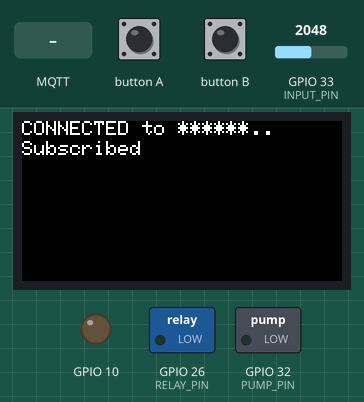
This program was run on a simulated ESP32. On the bench: 160×80 colour display, switched loads named in the program (green lamp = pin HIGH), output pins drawn as LEDs (lit = HIGH). Inputs (shaded band) come from the test bench; at power-on: GPIO 33 (INPUT_PIN) = 2048. WiFi joins after 1.5 s; servers stay silent unless stated; the local clock reads 2024-03-15 10:24:30 at power-on unless the program sets it; EEPROM starts erased; no MQTT or app messages arrive unless stated; what the program prints to the serial monitor is not drawn.

Above: at 15.3 s.
At 16.6 s:
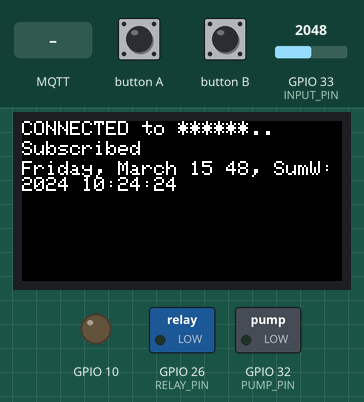
16.7 s: MQTT message "1" arrives on the first subscribed topic
At 19.2 s:
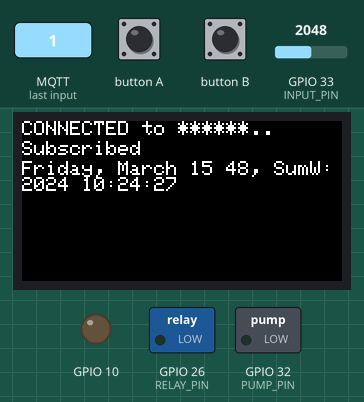
19.7 s: button B pressed for 1 s
Timing chart, 0 to 22.7 s (numbered marks = the images above; inputs shaded):
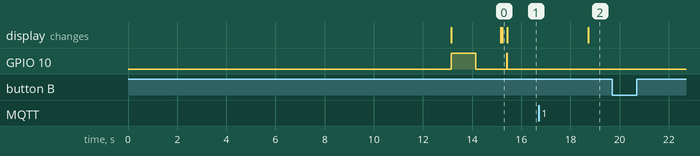

The program:

main.cpp
```cpp
// (licence header left out)
#include <Arduino.h>

#include <EEPROM.h>
#include <M5StickC.h>
#include <WiFi.h>

//#include <NTPClient.hrd>
//#include <TZ.h>
//#include <FS.h>

#include "time.h"

#include <ArduinoMqttClient.h>
#include <ArduinoJson.h>
//Auto water/ day
int addr = 0;  // EEPROM Start number of an ADDRESS.  EEPROM
#define SIZE 32  // define the size of EEPROM(Byte).
//
// Set the name and password of the wifi to be connected.
#ifndef SECRET_SSID
#include "arduino_secrets.h"
#endif

const int WATER_TIME = 5U; // in sec.
const int RELAY_MTIME = 1000U; // in msec.
const long AUTO_WATER = 12UL * 3600UL * 1000UL; // Water cycle in ms

const char *ssid = SECRET_SSID;
const char *password = SECRET_PASS;

const char* mqtt_broker  = "test.mosquitto.org";
const int mqtt_port = 1883;
const int msgPeriod = 30 * 1000U;
const int wifiPeriod = 360 * 1000U;

#define INPUT_PIN 33 //  SCL
#define PUMP_PIN  32 //  SDA
#define RELAY_PIN 26
#define RELAY2_PIN 0

#define NH2O_E_ADD    0x0
#define SUMH2O_E_ADD  0x4
#define CNTH2O_E_ADD  0x8
#define REBOOTS_E_ADD 0xC

#define WIFI_LINE    00
#define MQTT_LINE    10
#define MSG_LINE     20
#define TIME_LINE    30
//
WiFiClient espClient;
MqttClient mqttClient(espClient);

const char willTopic[] = "ipfn/m5stick/will";
const char inTopic[]   = "ipfn/m5stick/in";
const char outTopic[]  = "ipfn/m5stick/out";

const char* ntpServer = "ntp1.tecnico.ulisboa.pt";  // Set the connect NTP server.
const long gmtOffset_sec     = 0;
const int daylightOffset_sec = 0; // 3600;

#define MSG_BUFFER_SIZE 50
char msg[MSG_BUFFER_SIZE];

#define WIFI_RETRY 30
bool wifiOK = false;
bool ntpOK = false;

bool led_blink = false;
bool led_state = false;

int rawADC;
unsigned int sumWater;

unsigned long stopPump = 0, stopRelay = 0;
unsigned long nextMsg = 0;
unsigned long nextWifiCheck, nextWater;

int setupMqtt();
unsigned long read_long_eeprom(unsigned int addr);
void write_long_eeprom(unsigned int addr, unsigned long val);

void printLocalTime() {  // Output current time.
    struct tm timeinfo;
    M5.Lcd.setCursor(0, MSG_LINE);
    if (!getLocalTime(&timeinfo)) {  // Return 1 when the time is successfully
//Auto water/ day
        // obtained.
        M5.Lcd.println("Failed to obtain time");
        return;
    }
    M5.Lcd.println(&timeinfo,
            "%A, %B %d \n%Y %H:%M:%S");  // Screen prints date and time.
    Serial.println(&timeinfo,
            "%A, %B %d %Y %H:%M:%S");  //prints date and time.
    //strftime(msg, MSG_BUFFER_SIZE, "%A %B %d %Y %H:%M:%S", &timeinfo);
    // ISO 8601 UTC
    strftime(msg, MSG_BUFFER_SIZE, "%Y-%m-%dT%H:%M:%SZ", &timeinfo);

}
void reconnectWifi() {
    if (WiFi.status() == WL_CONNECTED)
        if (mqttClient.connected() == 1)
            return;
        else {
            mqttClient.unsubscribe(inTopic);
            Serial.print("No mqttClient, ");
        }
    {
        Serial.print(" No link. Wifi "); Serial.print(WiFi.status());
    }
    Serial.print(" MQTT "); Serial.println(mqttClient.connected());
    mqttClient.unsubscribe(inTopic);
    mqttClient.flush();
    mqttClient.stop();
    delay(3000);

    read_long_eeprom(SUMH2O_E_ADD);
    // We start by connecting to a WiFi network
    Serial.println();
    Serial.print("Connecting to ");
    Serial.println(ssid);
    M5.Lcd.setCursor(0, WIFI_LINE);
    M5.Lcd.printf("Connecting to %s.", ssid);

    WiFi.mode(WIFI_STA);
    WiFi.disconnect();
    wifiOK = false;

    WiFi.begin(ssid, password);
    led_state = false;
    led_blink = false;

    for (int i = 0; i < WIFI_RETRY; i++){
        if (WiFi.status() != WL_CONNECTED) {
            Serial.print(".");
            led_state = not led_state;
            digitalWrite(M5_LED, led_state);
            delay(1000);
            // continue;
        }
        else {
            led_blink = true;

            Serial.println("");
            Serial.println("WiFi connected");
            Serial.println("IP address: ");
            Serial.println(WiFi.localIP());
            M5.Lcd.setCursor(0, WIFI_LINE);
            M5.Lcd.printf("CONNECTED to %s.", ssid);
            if(setupMqtt() == 0) {
                wifiOK = true;
                //wifiRetries = 0;
                break;
            }
            else {
                //WiFi.disconnect();
                delay(2000);
            }
                //
        }
    }
    //randomSeed(micros());

}

void write_long_eeprom(unsigned int addr, unsigned long val) {
    unsigned int uval;
    for (int i = 0; i < 4; i++) {
        uval = (unsigned int) ( 0xFF & val);
        EEPROM.write(addr + i, uval);
        val /= 256;
    }
}
unsigned long read_long_eeprom(unsigned int addr) {
    unsigned int uval;
    unsigned long val = 0;
    for (int i = 3; i >= 0; i--) {
        val = val << 4;
        uval = EEPROM.read(addr + i);
        Serial.println(uval,HEX);
        val |= (uval & 0xFF);
    }
    return val;
}
void onMqttMessage(int messageSize) {
    StaticJsonDocument<256> doc;
    // we received a message, print out the topic and contents
    Serial.print("Received a message with topic '");
    Serial.print(mqttClient.messageTopic());
    Serial.print("', duplicate = ");
    Serial.print(mqttClient.messageDup() ? "true" : "false");
    Serial.print(", QoS = ");
    Serial.print(mqttClient.messageQoS());
    Serial.print(", retained = ");
    Serial.print(mqttClient.messageRetain() ? "true" : "false");
    Serial.print("', length ");
    Serial.print(messageSize);
//    nextWater = read_long_eeprom(NH2O_E_ADD);
    Serial.println(" bytes:");

    /* use the Stream interface to print the contents
    //
    while (mqttClient.available()) {
    Serial.print((char)mqttClient.read());
    }
    */
    deserializeJson(doc, mqttClient);

    Serial.print(", Pump: ");
    int pump = doc["pump"];
    unsigned long now = millis();
    if (pump == 1){
        nextWater = now + 3000UL;
    }
    Serial.print(pump);
    Serial.println();

    int save = doc["save"];

    if (save == 1) {
        read_long_eeprom(SUMH2O_E_ADD);
        read_long_eeprom(NH2O_E_ADD);
        write_long_eeprom(SUMH2O_E_ADD, sumWater);
        write_long_eeprom(NH2O_E_ADD, nextWater);
        Serial.print("\"save\":");
        Serial.println(save);
    }

    int clear = doc["clear"];
    if (clear == 1) {
        Serial.println("Clear");
        read_long_eeprom(SUMH2O_E_ADD);
        write_long_eeprom(SUMH2O_E_ADD, 11);
        sumWater = read_long_eeprom(SUMH2O_E_ADD);
        Serial.print("\"clear\":");
        Serial.println(sumWater);
    }

    nextMsg = now + 1000UL;
}
int setupMqtt() {
    String willPayload = "oh no!";
    bool willRetain = true;
    int willQos = 1;

    mqttClient.beginWill(willTopic, willPayload.length(), willRetain, willQos);
    mqttClient.print(willPayload);
    mqttClient.endWill();
    M5.Lcd.setCursor(0, MQTT_LINE);
    if (!mqttClient.connect(mqtt_broker, mqtt_port)) {
        Serial.print("MQTT connection failed! Error code = ");
        Serial.println(mqttClient.connectError());
        M5.Lcd.printf("MQTT not connected");
        return -1;
        //while (1);
    }

    Serial.println("You're connected to the MQTT broker!");

    // set the message receive callback
    mqttClient.onMessage(onMqttMessage);

    Serial.print("Subscribing to topic: ");
    Serial.println(inTopic);
    Serial.println();

    // subscribe to a topic
    // the second parameter sets the QoS of the subscription,
    // the library supports subscribing at QoS 0, 1, or 2
    // QoS 1  guarantees that the message will be transferred successfully to the broker.
    int subscribeQos = 1;

    int rc=0;
    mqttClient.unsubscribe(inTopic);
    mqttClient.subscribe(inTopic, subscribeQos);
    M5.Lcd.setCursor(0, MQTT_LINE);
    M5.Lcd.printf("Subscribed       ");
    Serial.print(inTopic);
    Serial.println(" ...Subscribed");
    /*
    for (int i = 0; i < WIFI_RETRY; i++){
        rc = mqttClient.subscribe(inTopic, subscribeQos);
        M5.Lcd.setCursor(0, MQTT_LINE);
        if(rc==0) {
            M5.Lcd.printf("Subscribed");
            Serial.print(inTopic);
            Serial.println(" ...Subscribed");
            break;
        }
        else {
            mqttClient.unsubscribe(inTopic);
            M5.Lcd.printf("Not Subscribed");

            Serial.println("...Not Subscribed");
            delay(1000);
        }
    }
*/
    return rc;


    // topics can be unsubscribed using:
    // mqttClient.unsubscribe(inTopic);

}
void setup() {
    pinMode(RELAY_PIN, OUTPUT);
    digitalWrite(RELAY_PIN, LOW);
//    pinMode(RELAY2_PIN, OUTPUT);
//    digitalWrite(RELAY2_PIN, HIGH);
    M5.begin();             // Init M5Stick.
    M5.Axp.EnableCoulombcounter();  // Enable Coulomb counter.
    pinMode(INPUT_PIN, INPUT);
    pinMode(PUMP_PIN, OUTPUT);
    digitalWrite(PUMP_PIN, LOW);
    pinMode(M5_LED, OUTPUT);
    M5.Lcd.setRotation(3);  // Rotate the screen.
    Serial.begin(115200);
    //delay(2000);
    //while(!Serial);
    Serial.println("\nHello!");

    if (!EEPROM.begin(SIZE)) {  // Request storage of SIZE size(success return
        delay(1000000);
        Serial.println("\nFailed to initialise EEPROM!");
        //     delay(1000000);
    }
    delay(5000);
    Serial.println("\nHello!");
    /*
    //Serial.println("\n\nPress BtnA to Write EEPROM");
    //write_long_eeprom(NH2O_E_ADD, 0UL);
    EEPROM.write(NH2O_E_ADD, 0);
    EEPROM.write(NH2O_E_ADD + 1, 0);
    EEPROM.write(NH2O_E_ADD + 2, 0);
    EEPROM.write(NH2O_E_ADD + 3, 0);
    */
    delay(5000);
    sumWater = read_long_eeprom(SUMH2O_E_ADD);
    //nextWater = read_long_eeprom(NH2O_E_ADD);
    //sumWater = 0;
    //reboo = read_long_eeprom(REBOOTS_E_ADD);

    reconnectWifi();

    nextWifiCheck = millis() + 3600000UL;

    configTime(gmtOffset_sec, daylightOffset_sec,
            ntpServer, "pool.ntp.org", "time.nist.gov");  // init and get the time .
    ntpOK = true;
    struct tm ntpTime;
    RTC_TimeTypeDef RTC_TimeStruct;
    M5.Rtc.GetTime(&RTC_TimeStruct);  // Gets the time in the real-time clock.
    snprintf(msg, MSG_BUFFER_SIZE, "RTC Time H:%02d M:%02d S: %02d\n", RTC_TimeStruct.Hours,
            RTC_TimeStruct.Minutes, RTC_TimeStruct.Seconds);
    Serial.println(msg);

    RTC_DateTypeDef RTC_DateStruct;
    if (getLocalTime(&ntpTime)) {  // Return 1 when the time is successfully
        // obtained.
        ntpOK = true;

        RTC_TimeStruct.Hours   = ntpTime.tm_hour;  // Set the time.  设置时间
        RTC_TimeStruct.Minutes = ntpTime.tm_min;
        RTC_TimeStruct.Seconds = ntpTime.tm_min;
        M5.Rtc.SetTime(&RTC_TimeStruct);  // and writes the set time to the real time
        // clock.
        //RTC_DateStruct.WeekDay = 3;  // Set the date.
        RTC_DateStruct.Month   = ntpTime.tm_mon;
        RTC_DateStruct.Date    = ntpTime.tm_mday;
        RTC_DateStruct.Year    = ntpTime.tm_year;
        M5.Rtc.SetData(&RTC_DateStruct);
    }
    else{
        Serial.println("Failed to obtain NTP time");
        ntpOK = false;
    }

    // printLocalTime();
    //WiFi.mode(WIFI_OFF);  // Set the wifi mode to off.
    unsigned long now = millis();
    nextWater =  now + AUTO_WATER;
    //24UL * 3600UL * 1000UL; // start next day
    delay(200);
    pinMode(RELAY_PIN, OUTPUT);
    digitalWrite(RELAY_PIN, LOW);
}
void loop() {
    static  unsigned long lastLed = 0;
    const int ledPeriod = 2 * 1000U;

    //digitalWrite(RELAY2_PIN, HIGH);
    StaticJsonDocument<256> doc;
/*
    if (wifiOK && (WiFi.status() != WL_CONNECTED)){
        M5.Lcd.setCursor(0, 0);
        M5.Lcd.printf("Lost Conn to %s. 123456", ssid);
        wifiOK = false;
        led_blink = false;
        write_long_eeprom(NH2O_E_ADD, nextWater);
        write_long_eeprom(SUMH2O_E_ADD, sumWater);
    }
*/
    M5.update();  // Read the press state of the key.
    if (M5.BtnB.wasReleasefor( 700)) {  // The button B is pressed for 700ms.
        //M5.Lcd.fillScreen( BLACK);  // Set BLACK to the background color.
        M5.Lcd.setCursor(0, MSG_LINE);
        Serial.println("Reseting eeprom");
        sumWater = 11;
        //write_long_eeprom(SUMH2O_E_ADD, sumWater);
        write_long_eeprom(NH2O_E_ADD, 0);
        EEPROM.write(SUMH2O_E_ADD, 11);
        EEPROM.write(SUMH2O_E_ADD + 1, 0);
        EEPROM.write(SUMH2O_E_ADD + 2, 0);
        EEPROM.write(SUMH2O_E_ADD + 3, 0);
    }

    unsigned long now = millis();
    if (now  > nextWifiCheck) {
        nextWifiCheck = now + wifiPeriod;
        reconnectWifi();
    }

    if (now > nextWater){
        nextWater =  now + AUTO_WATER;
        //nextWater =  now + 24UL * 3600UL * 1000UL; // repeat next day
        stopPump = now + WATER_TIME * 1000U;
        stopRelay = now + RELAY_MTIME;
        sumWater += WATER_TIME;
        led_state = true;
        // write_long_eeprom(SUMH2O_E_ADD, sumWater);
        // write_long_eeprom(NH2O_E_ADD, nextWater);
        digitalWrite(M5_LED, led_state);
        digitalWrite(PUMP_PIN, HIGH);
        digitalWrite(RELAY_PIN, HIGH);
    }
    if (now > stopPump){
        digitalWrite(PUMP_PIN, LOW);
        led_state = false;
        digitalWrite(M5_LED, led_state);
    }
    if (now > stopRelay){
        digitalWrite(RELAY_PIN, LOW);
    }
    //
    mqttClient.poll();
    now = millis();

    if(led_blink)
        if (now - lastLed > ledPeriod) {
            lastLed = now;
            led_state = not led_state;
            digitalWrite(M5_LED, led_state);
        }

    if (now > nextMsg ) {
        nextMsg = now + msgPeriod;
        //M5.Lcd.setCursor(0, 40);

        Serial.print(" Wifi: ");
        rawADC = analogRead(INPUT_PIN);
        //Serial.print(now/1000);
        snprintf(msg, MSG_BUFFER_SIZE, "%u, Humid ADC: %u, SumW: %lu", now/1000, rawADC, sumWater);
        Serial.print(msg);
        Serial.print(" Wifi: ");
        Serial.println(wifiOK);
        //M5.Lcd.setCursor(0, 25);  // Set cursor to (0,25).
        M5.Lcd.setCursor(0, MSG_LINE);
        M5.Lcd.print(msg);

        printLocalTime(); // Time string will be on msg
        doc["time"]  = msg;
        doc["Humid"] = rawADC;
        doc["sumWater"] = sumWater;
        doc["AXP_Temp"]   =  M5.Axp.GetTempInAXP192();
        doc["Bat_I"]   =  M5.Axp.GetBatCurrent();
        doc["Bat_V"]   =  M5.Axp.GetBatVoltage();
        doc["In5_V"]   =  M5.Axp.GetVinVoltage();
        doc["In5_I"]   =  M5.Axp.GetVinCurrent();
        doc["USB_V"]   =  M5.Axp.GetVBusVoltage();
        doc["USB_I"]   =  M5.Axp.GetVBusCurrent();
        bool retained = false;

        int publishQos = 1;
        bool dup = false;

        mqttClient.beginMessage(outTopic,  (unsigned long) measureJson(doc), retained, publishQos, dup);
        serializeJson(doc, mqttClient);
        mqttClient.endMessage();
    }
}

// vim: syntax=cpp ts=4 sw=4 sts=4 sr et

/*
#define SERIAL_PRINTF_MAX_BUFF      256
void serialPrintf(const char *fmt, ...);
void serialPrintf(const char *fmt, ...) {
// Buffer for storing the formatted data
char buff[SERIAL_PRINTF_MAX_BUFF];
// pointer to the variable arguments list
va_list pargs;
// Initialise pargs to point to the first optional argument
va_start(pargs, fmt);
// create the formatted data and store in buff
vsnprintf(buff, SERIAL_PRINTF_MAX_BUFF, fmt, pargs);
va_end(pargs);
Serial.print(buff);
}
*/

/*
 *
 display.printf("Bat:\r\n  V: %.3fv  I: %.3fma\r\n", M5.Axp.GetBatVoltage(),
 M5.Axp.GetBatCurrent());
 display.printf("USB:\r\n  V: %.3fv  I: %.3fma\r\n", M5.Axp.GetVBusVoltage(),
 M5.Axp.GetVBusCurrent());
 display.printf("5V-In:\r\n  V: %.3fv  I: %.3fma\r\n",
 M5.Axp.GetVinVoltage(), M5.Axp.GetVinCurrent());
 display.printf("Bat power %.3fmw", M5.Axp.GetBatPower());
 */
```

arduino_secrets.h
```cpp
#define SECRET_SSID "******"
#define SECRET_PASS "++++++"
```

Measured:
- after the input at 16.7 s, the display: changes after 2.0 s (image 2)
